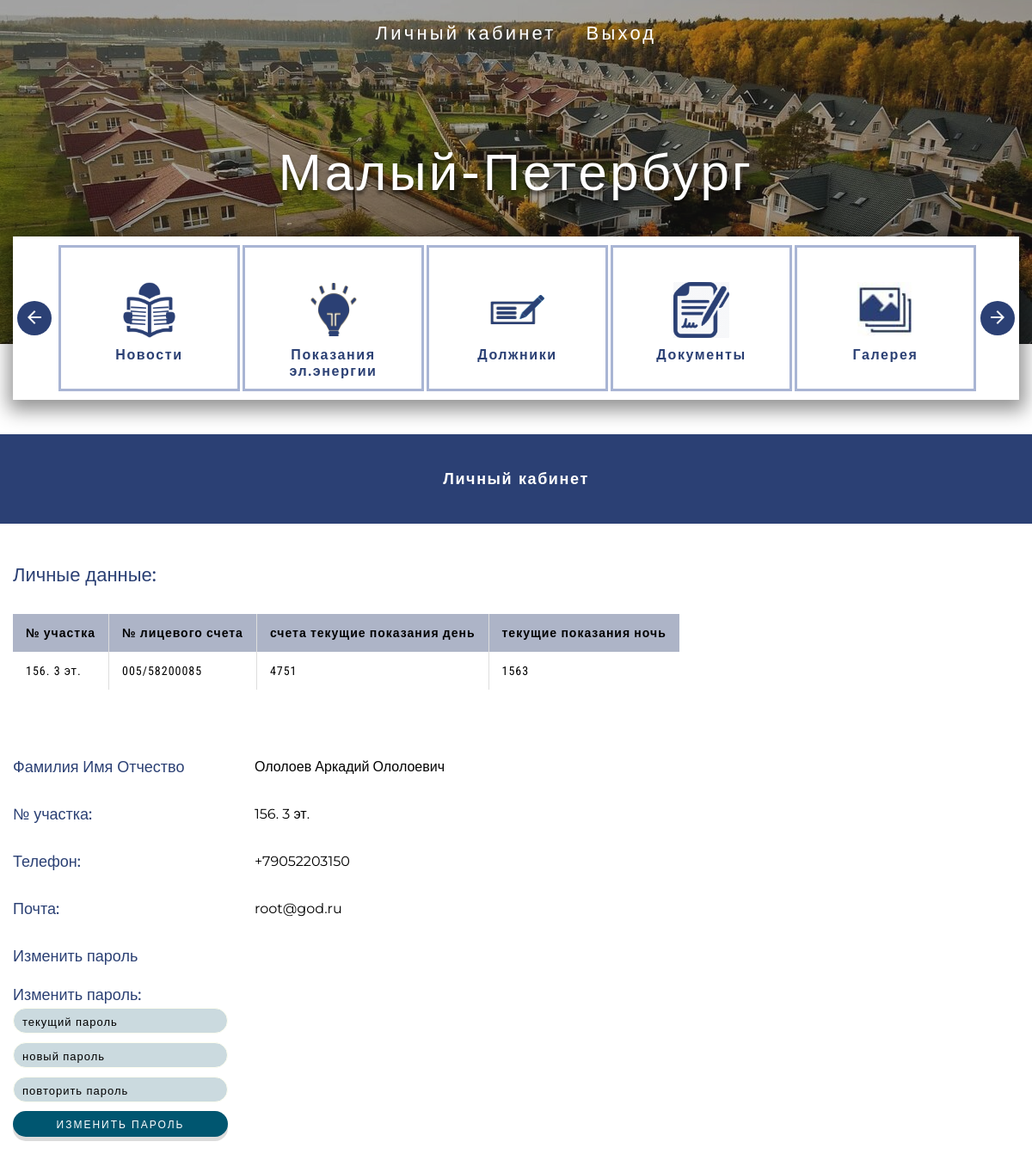
The page /user/lk/ (signed in) on the database its author committed.
### main_app/models.py (models this page shows)
class MeterReadings(models.Model):
    area_number = models.CharField(max_length=60, verbose_name='№ участка')
    personal_account = models.CharField(max_length=60, verbose_name='№ лицевого счета', blank=True, null=True)
    current_day = models.IntegerField(default=0, verbose_name='текущие показания день', blank=True, null=True)
    current_night = models.IntegerField(default=0, verbose_name='текущие показания ночь', blank=True, null=True)
    class Meta:
        verbose_name = 'Показания электро энергии'
        verbose_name_plural = 'Показания электро энергии'
        ordering = ['id']

### users/models.py (models this page shows)
class CustomUser(AbstractUser):
    area_numbers_list = []
    area_numbers = MeterReadings.objects.all()
    for i in area_numbers:
        area_numbers_list.append((f'{i.area_number}', f'{i.area_number}'))
    username = models.CharField(max_length=60, unique=True, verbose_name='Логин')
    first_name = models.CharField(max_length=60, verbose_name='Имя')
    last_name = models.CharField(max_length=60, verbose_name='Фамилия')
    middle_name = models.CharField(max_length=60, verbose_name='Отчество')
    email = models.EmailField()
    phone_number = PhoneNumberField(null=False, blank=False, unique=True)
    area_number = models.CharField(choices=area_numbers_list, default='', max_length=15)

### users/views.py (the view, shortened to what this page needs)
# urls.py: path('lk/', views.LkView.as_view(), name='lk'),
class LkView(View):
    def get(self, request):
        text = 'Личный кабинет'
        user = CustomUser.objects.get(username=request.user)
        meter_reading = MeterReadings.objects.get(area_number=user.area_number)
        return render(request, 'pages/lk.html', {'user': user,
                                                 'text': text,
                                                 'meter_reading': meter_reading})

### main_app/templates/pages/lk.html
{% extends 'base/base.html' %}
{% block content %}
{% include 'components/personal_area.html' %}
{% endblock %}

### main_app/templates/components/personal_area.html (shortened to what this page needs)
{% block footer %}
<section class="user_datas">
	<div class="container">
		<div class="user_info">
			<h2 class="user_info__title">Личные данные:</h2>
			<div class="tables table__left">
				<div class="tables__wrapper table__left">
					<table class="table">
						<thead>
						<tr>
							<th>№ участка</th>
							<th>№ лицевого счета </th>
							<th>счета  текущие показания день</th>
							<th>текущие показания ночь</th>
						</tr>
						</thead>
						<tbody>
						<tr>
							<td>{{ meter_reading.area_number }}</td>
							<td>{{ meter_reading.personal_account }}</td>
							<td>{{ meter_reading.current_day }}</td>
							<td>{{ meter_reading.current_night }}</td>
						</tr>
						</tbody>
					</table>
				</div>
			</div>
			<div class="user_info__box">
				<span class="user_info__sub-title">Фамилия Имя Отчество</span>
				<span class="user_info__info">{{ user.last_name }} {{ user.first_name }} {{ user.middle_name }}</span>
				<span class="user_info__sub-title">№ участка:</span>
				<span class="user_info__info">{{ user.area_number }}</span>
				<span class="user_info__sub-title">Телефон:</span>
				<span class="user_info__info">{{ user.phone_number }}</span>
				<span class="user_info__sub-title">Почта:</span>
				<span class="user_info__info">{{ user.email }}</span>
				<span class="user_info__sub-title">Изменить пароль</span>
			</div>
			<form method="post" class="user_info__sub-form">{% csrf_token %}
				<span class="user_info__sub-title">Изменить пароль:</span>
				<div class="user_info__sub-form--flex">
					<input class="user_info__item user_info__sub-input" type="password" name="currentPassword" placeholder="текущий пароль">
					<input class="user_info__item user_info__sub-input" type="password" name="newPassword1" placeholder="новый пароль">
					<input class="user_info__item user_info__sub-input" type="password" name="newPassword2" placeholder="повторить пароль">
					<button class="user_info__item user_info__change-passwor" type="submit">Изменить пароль</button>
				</div>
			</form>
		</div>
	</div>
</section>
{% endblock %}

### static/css/style.css (style rules this page uses)
html { box-sizing: border-box; }
*,*::after,*::before { box-sizing: inherit; }
body { font-family: 'Roboto Condensed', sans-serif; font-weight:400; font-size: 18px; line-height:24px; color:black; }
.container { max-width: 1230px; padding: 0 15px; margin: 0 auto; }
.tables { padding-top: 10px; margin-bottom: 25px; }
.tables__wrapper { display: -webkit-box; display: -ms-flexbox; display: flex; -ms-flex-pack: distribute; justify-content: space-around; }
.table__left { justify-content: left; }
.table { border: none; font-family: 'Montserrat', sans-serif; letter-spacing:1px ; }
.table thead th { font-weight: bold; text-align: left; border: none; padding: 10px 15px; background: #adb4c7; font-size: 14px; border-left: 1px solid #ddd; border-right: 1px solid #ddd; font-family: 'Roboto Condensed', sans-serif; }
.table tbody td { text-align: left; border-left: 1px solid #ddd; border-right: 1px solid #ddd; padding: 10px 15px; font-size: 14px; vertical-align: top; font-weight: 400; font-family: 'Roboto Condensed', sans-serif; }
.table thead tr th:first-child, .table tbody tr td:first-child { border-left: none; }
.table thead tr th:last-child, .table tbody tr td:last-child { border-right: none; }
.user_info { display: -webkit-box; display: -ms-flexbox; display: flex; -webkit-box-orient: vertical; -webkit-box-direction: normal; -ms-flex-direction: column; flex-direction: column; margin-top: 20px; margin-bottom: 20px; }
.user_info__sub-form--flex { display: -webkit-box; display: -ms-flexbox; display: flex; -webkit-box-orient: vertical; -webkit-box-direction: normal; -ms-flex-direction: column; flex-direction: column; }
.user_info__item { width: 250px; }
.user_info__item +.user_info__item { margin-top:10px ; }
.user_info__title { padding-top:25px; font-size: 22px; line-height: 30px; font-weight:500; font-family: 'Montserrat', sans-serif; color: #2B4074; padding-bottom: 20px; }
.user_info__box { display: -ms-grid; display: grid; grid-auto-columns: 1fr; -ms-grid-columns: 1fr 1fr; grid-template-columns: 1fr 1fr; -ms-grid-rows: 1fr 1fr 1fr 1fr; grid-template-rows: 1fr; gap: 25px 60px; margin-right: auto; margin-top: 50px; }
.user_info__sub-title { font-size: 18px; line-height: 30px; font-weight:500; font-family: 'Montserrat', sans-serif; color:#2B4074; text-decoration: none; cursor: default; }
.user_info__info { font-size: 16px; line-height: 30px; font-weight:400; font-family: 'Montserrat', sans-serif; color:black; text-decoration: none; cursor: pointer; }
.user_info__sub-form { margin-top: 15px; }
.user_info__sub-input { height: 30px; padding: 0 10px; border-radius: 15px; font-size: 18px; border: 1px solid ivory; color: black; background-color: #8caeb873; font-family: 'Montserrat', sans-serif; letter-spacing: 2px; }
.user_info__sub-input::placeholder { color: black; font-size: 13px; letter-spacing: 1px; }
.user_info__change-passwor { min-height: 30px; background-color: #005670; color: #fff; font-size: 12px; font-family: 'Montserrat', sans-serif; text-transform: uppercase; letter-spacing: 2px; font-weight: 400; cursor: pointer; border-radius: 20px; border: none; box-shadow: 0 5px 0 #00000024; }

### rows shown on the page
MeterReadings: area_number "156. 3 эт.", personal_account "005/58200085", current_day "4751", current_night "1563"
CustomUser: last_name "Ололоев", first_name "Аркадий", middle_name "Ололоевич", area_number "156. 3 эт.", phone_number "+79052203150", email "root@god.ru"

### other values the page prints
{{ text|safe }} "Личный кабинет"
